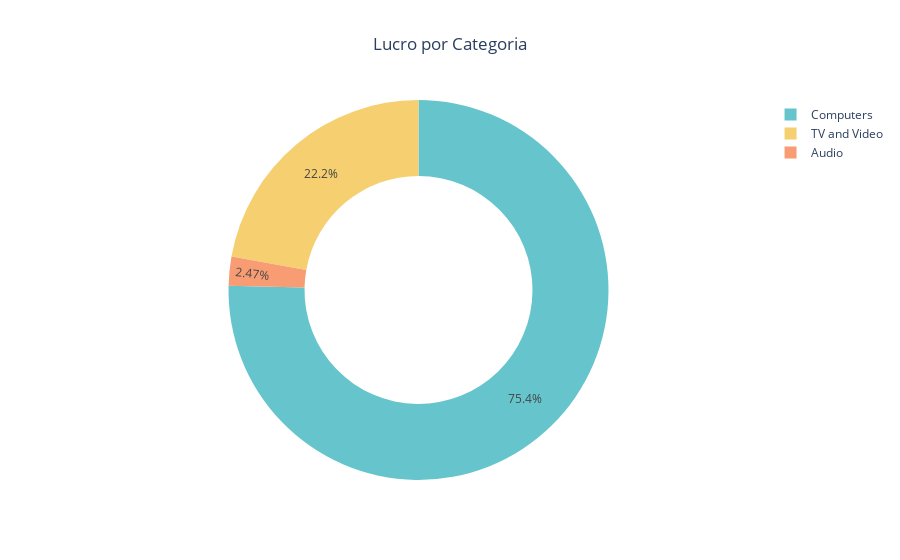

Write notebook code for a chart like this one.
### Code cell
# grafico lucro por categoria pizza
fig = px.pie(
    lucro_por_categoria,
    values="Lucro",
    names="Categoria",
    title="Lucro por Categoria",
    color_discrete_sequence=px.colors.qualitative.Pastel,
    hole=0.6,
)

# centralizar o titulo
fig.update_layout(title_x=0.5)

fig.show()

### Figure 1 — Plotly figure (JSON) as saved in the notebook; plotly's stock layout.template omitted (floating-point values rounded to 4 significant figures)
{"data": [{"domain": {"x": [0, 1], "y": [0, 1]}, "hole": 0.6, "hovertemplate": "Categoria=%{label}<br>Lucro=%{value}<extra></extra>", "labels": ["Computers", "TV and Video", "Audio"], "legendgroup": "", "name": "", "showlegend": true, "type": "pie", "values": [67160000.0, 19770000.0, 2204000.0]}], "layout": {"legend": {"tracegroupgap": 0}, "piecolorway": ["rgb(102, 197, 204)", "rgb(246, 207, 113)", "rgb(248, 156, 116)", "rgb(220, 176, 242)", "rgb(135, 197, 95)", "rgb(158, 185, 243)", "rgb(254, 136, 177)", "rgb(201, 219, 116)", "rgb(139, 224, 164)", "rgb(180, 151, 231)", "rgb(179, 179, 179)"], "title": {"text": "Lucro por Categoria", "x": 0.5}}}
